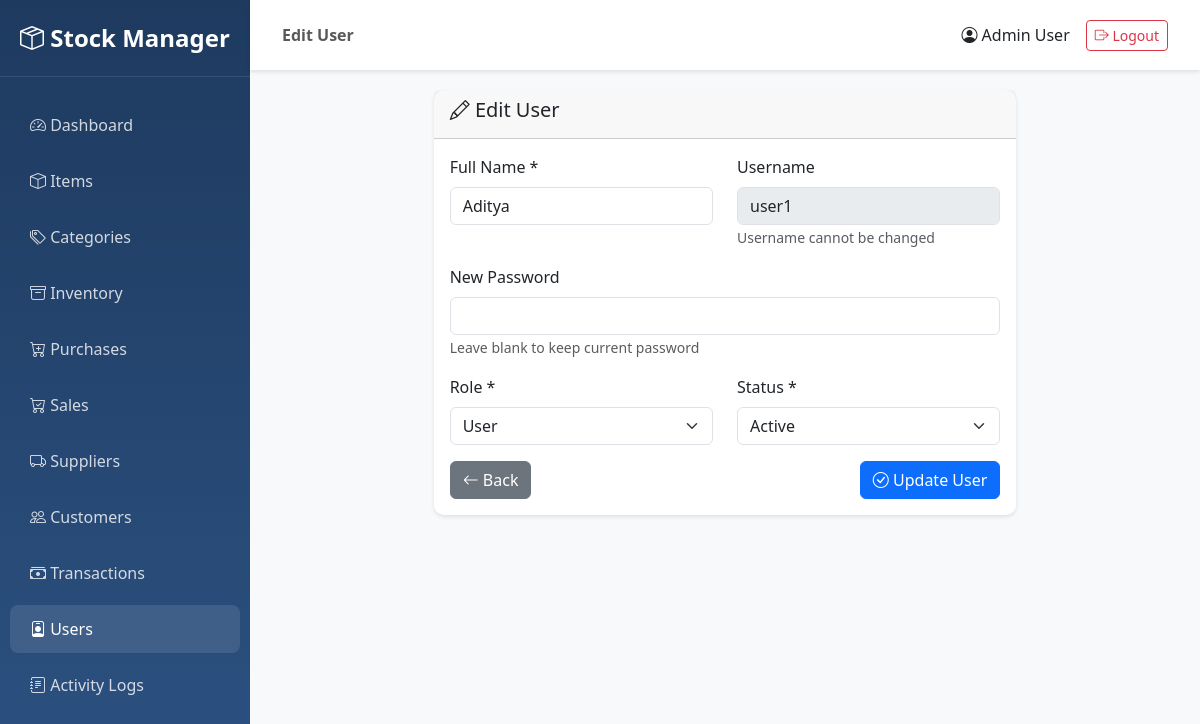
The page /users/2/edit (signed in) on the database its author committed.
### app/models/user.py (models this page shows, shortened)
class User(UserMixin, db.Model):
    __tablename__ = 'users'
    user_id = db.Column(db.Integer, primary_key=True)
    name = db.Column(db.String(100), nullable=False)
    username = db.Column(db.String(50), unique=True, nullable=False, index=True)
    password = db.Column(db.String(255), nullable=False)
    role = db.Column(db.String(20), nullable=False, default='user')  # admin, manager, user
    status = db.Column(db.String(20), nullable=False, default='active')  # active, inactive
    created_by = db.Column(db.Integer, db.ForeignKey('users.user_id'), nullable=True)
    updated_by = db.Column(db.Integer, db.ForeignKey('users.user_id'), nullable=True)
    created_at = db.Column(db.DateTime, nullable=False, default=datetime.utcnow)
    updated_at = db.Column(db.DateTime, nullable=False, default=datetime.utcnow, onupdate=datetime.utcnow)
    logs = db.relationship('Log', backref='user', lazy='dynamic')
    def is_admin(self):
        return self.role == 'admin'

### app/routes/users.py (the view, shortened to what this page needs)
@users_bp.route('/<int:user_id>/edit', methods=['GET', 'POST'])
@login_required
@admin_required
def edit_user(user_id):
    user = User.query.get_or_404(user_id)
    return render_template('users/edit.html', user=user)

### app/templates/users/edit.html (shortened to what this page needs)
{% extends "base.html" %}
{% block page_title %}Edit User{% endblock %}
{% block content %}
<div class="container-fluid">
    <div class="row justify-content-center">
        <div class="col-md-8">
            <div class="card">
                <div class="card-header">
                    <h5><i class="bi bi-pencil"></i> Edit User</h5>
                </div>
                <div class="card-body">
                    <form method="POST" action="{{ url_for('users.edit_user', user_id=user.user_id) }}">
                        <div class="row">
                            <div class="col-md-6 mb-3">
                                <label for="name" class="form-label">Full Name *</label>
                                <input type="text" class="form-control" id="name" name="name" value="{{ user.name }}" required>
                            </div>
                            <div class="col-md-6 mb-3">
                                <label for="username" class="form-label">Username</label>
                                <input type="text" class="form-control" id="username" value="{{ user.username }}" disabled>
                                <small class="text-muted">Username cannot be changed</small>
                            </div>
                        </div>
                        <div class="mb-3">
                            <label for="password" class="form-label">New Password</label>
                            <input type="password" class="form-control" id="password" name="password">
                            <small class="text-muted">Leave blank to keep current password</small>
                        </div>
                        <div class="row">
                            <div class="col-md-6 mb-3">
                                <label for="role" class="form-label">Role *</label>
                                <select class="form-select" id="role" name="role" required>
                                    <option value="user" {% if user.role == 'user' %}selected{% endif %}>User</option>
                                </select>
                            </div>
                            <div class="col-md-6 mb-3">
                                <label for="status" class="form-label">Status *</label>
                                <select class="form-select" id="status" name="status" required>
                                    <option value="active" {% if user.status == 'active' %}selected{% endif %}>Active</option>
                                </select>
                            </div>
                        </div>
                        <div class="d-flex justify-content-between">
                            <a href="{{ url_for('users.list_users') }}" class="btn btn-secondary">
                                <i class="bi bi-arrow-left"></i> Back
                            </a>
                            <button type="submit" class="btn btn-primary">
                                <i class="bi bi-check-circle"></i> Update User
                            </button>
                        </div>
                    </form>
                </div>
            </div>
        </div>
    </div>
</div>
{% endblock %}

### app/templates/base.html (shortened to what this page needs)
<!DOCTYPE html>
<html lang="en">
<head>
    <link href="https://cdn.jsdelivr.net/npm/bootstrap@5.3.0/dist/css/bootstrap.min.css" rel="stylesheet">
    <link rel="stylesheet" href="https://cdn.jsdelivr.net/npm/bootstrap-icons@1.11.0/font/bootstrap-icons.css">
</head>
<body>
    {% if current_user.is_authenticated %}
    <div class="sidebar">
        <div class="brand-logo">
            <i class="bi bi-box-seam"></i> Stock Manager
        </div>
        <ul class="nav flex-column">
            <li class="nav-item">
                <a class="nav-link {% if request.endpoint == 'main.dashboard' %}active{% endif %}" href="{{ url_for('main.dashboard') }}">
                    <i class="bi bi-speedometer2"></i> Dashboard
                </a>
            </li>
            <li class="nav-item">
                <a class="nav-link {% if 'items' in request.endpoint %}active{% endif %}" href="{{ url_for('items.list_items') }}">
                    <i class="bi bi-box"></i> Items
                </a>
            </li>
            <li class="nav-item">
                <a class="nav-link {% if 'categories' in request.endpoint %}active{% endif %}" href="{{ url_for('categories.list_categories') }}">
                    <i class="bi bi-tags"></i> Categories
                </a>
            </li>
            <li class="nav-item">
                <a class="nav-link {% if 'inventory' in request.endpoint %}active{% endif %}" href="{{ url_for('inventory.list_inventory') }}">
                    <i class="bi bi-archive"></i> Inventory
                </a>
            </li>
            <li class="nav-item">
                <a class="nav-link {% if 'purchases' in request.endpoint %}active{% endif %}" href="{{ url_for('purchases.list_purchases') }}">
                    <i class="bi bi-cart-plus"></i> Purchases
                </a>
            </li>
            <li class="nav-item">
                <a class="nav-link {% if 'sales' in request.endpoint %}active{% endif %}" href="{{ url_for('sales.list_sales') }}">
                    <i class="bi bi-cart-check"></i> Sales
                </a>
            </li>
            <li class="nav-item">
                <a class="nav-link {% if 'suppliers' in request.endpoint %}active{% endif %}" href="{{ url_for('suppliers.list_suppliers') }}">
                    <i class="bi bi-truck"></i> Suppliers
                </a>
            </li>
            <li class="nav-item">
                <a class="nav-link {% if 'customers' in request.endpoint %}active{% endif %}" href="{{ url_for('customers.list_customers') }}">
                    <i class="bi bi-people"></i> Customers
                </a>
            </li>
            <li class="nav-item">
                <a class="nav-link {% if 'money' in request.endpoint %}active{% endif %}" href="{{ url_for('money.list_transactions') }}">
                    <i class="bi bi-cash-stack"></i> Transactions
                </a>
            </li>
            {% if current_user.is_admin() %}
            <li class="nav-item">
                <a class="nav-link {% if 'users' in request.endpoint %}active{% endif %}" href="{{ url_for('users.list_users') }}">
                    <i class="bi bi-person-badge"></i> Users
                </a>
            </li>
            <li class="nav-item">
                <a class="nav-link {% if 'logs' in request.endpoint %}active{% endif %}" href="{{ url_for('logs.list_logs') }}">
                    <i class="bi bi-journal-text"></i> Activity Logs
                </a>
            </li>
            {% endif %}
        </ul>
    </div>
    <nav class="navbar navbar-top">
        <div class="container-fluid">
            <span class="navbar-text">
                <strong>{% block page_title %}{% endblock %}</strong>
            </span>
            <div class="d-flex align-items-center">
                <span class="me-3">
                    <i class="bi bi-person-circle"></i> {{ current_user.name }}
                </span>
                <a href="{{ url_for('auth.logout') }}" class="btn btn-outline-danger btn-sm">
                    <i class="bi bi-box-arrow-right"></i> Logout
                </a>
            </div>
        </div>
    </nav>
    <div class="main-content">
        {% block content %}{% endblock %}
    </div>
    {% endif %}
</body>
</html>

### app/templates/base.html (style rules this page uses)
:root { --sidebar-width: 250px; }
body { font-family: 'Segoe UI', Tahoma, Geneva, Verdana, sans-serif; }
.sidebar { position: fixed; top: 0; left: 0; height: 100vh; width: var(--sidebar-width); background: linear-gradient(180deg, #1e3a5f 0%, #2c5282 100%); padding-top: 20px; overflow-y: auto; }
.sidebar .nav-link { color: rgba(255, 255, 255, 0.8); padding: 12px 20px; margin: 4px 10px; border-radius: 8px; transition: all 0.3s; }
.sidebar .nav-link:hover, .sidebar .nav-link.active { background: rgba(255, 255, 255, 0.1); color: white; }
.main-content { margin-left: var(--sidebar-width); padding: 20px; min-height: 100vh; background: #f8f9fa; }
.card { border: none; border-radius: 10px; box-shadow: 0 2px 4px rgba(0,0,0,0.1); margin-bottom: 20px; }
.navbar-top { margin-left: var(--sidebar-width); background: white; box-shadow: 0 2px 4px rgba(0,0,0,0.1); padding: 15px 20px; }
.brand-logo { color: white; font-size: 1.5rem; font-weight: bold; padding: 0 20px 20px; margin-bottom: 20px; border-bottom: 1px solid rgba(255,255,255,0.1); }

### rows shown on the page
User: name "Admin User"
User: name "Aditya", username "user1", role "User", status "Active"
